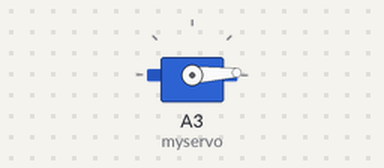
Recording of a sketch running on a simulated Arduino Uno, built with avr-gcc and run on an emulated ATmega328P. Parts: servo.

Above: at 0.05 s.
At 2.05 s:
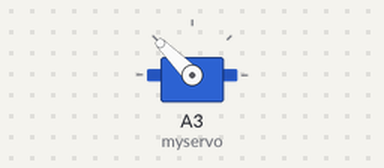
At 4.1 s:
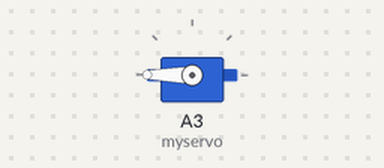
At 8.15 s:
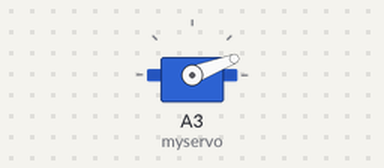
Timing chart, 0 to 11.0 s (numbered marks = the images above):
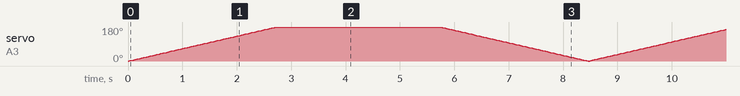

The sketch:

sketch_may13c.ino
```cpp
#include <Servo.h>

Servo myservo;  // create servo object to control a servo
// twelve servo objects can be created on most boards

int pos = 0;    // variable to store the servo position

void setup() {
  myservo.attach(A3);  // attaches the servo on pin 9 to the servo object
}

void loop() {
  for (pos = 0; pos <= 180; pos += 1) { // goes from 0 degrees to 180 degrees
    // in steps of 1 degree
    myservo.write(pos);              // tell servo to go to position in variable 'pos'
    delay(15);                       // waits 15ms for the servo to reach the position
  }
  delay(3000);
  for (pos = 180; pos >= 0; pos -= 1) { // goes from 180 degrees to 0 degrees
    myservo.write(pos);              // tell servo to go to position in variable 'pos'
    delay(15);                       // waits 15ms for the servo to reach the position
  }
}
```
